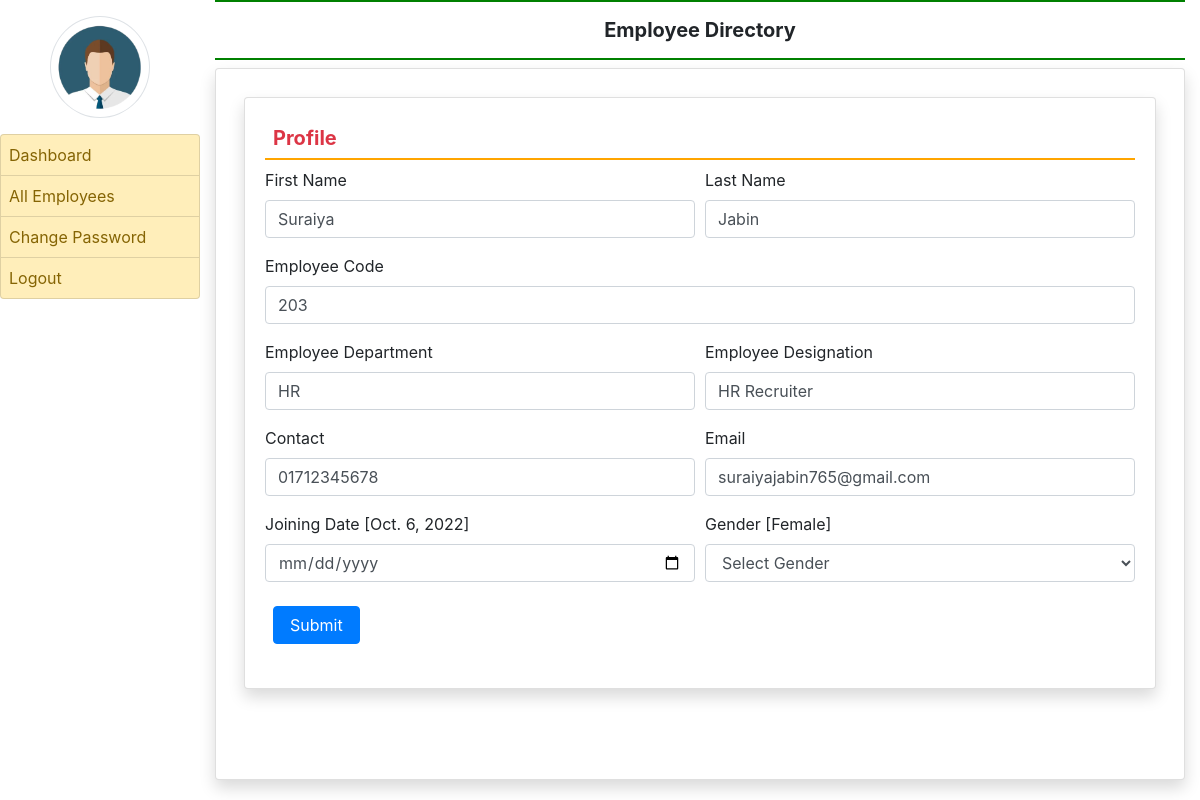
The app's page /edit_profile/1 (signed in) with its own data.
### employee/models.py (models this page shows, shortened)
class EmployeeDetail(models.Model):
    user = models.ForeignKey(User,on_delete=models.CASCADE)
    empcode = models.CharField(max_length=50)
    empdept = models.CharField(max_length=100,null=True)
    designation = models.CharField(max_length=100,null=True)
    contact = models.CharField(max_length=50,null=True)
    gender = models.CharField(max_length=50,null=True)
    joiningdate = models.DateField(null=True)

### employee/views.py (the view, shortened to what this page needs)
# urls.py: path('edit_profile/<int:pid>',edit_profile,name='edit_profile'),
def edit_profile(request, pid):
    if not request.user.is_authenticated:
        return redirect('emp_login')
    error = ""
    user = User.objects.get(id = pid)
    employee = EmployeeDetail.objects.get(user = user)
    return render(request,'edit_profile.html',locals())

### employee/templates/edit_profile.html (shortened to what this page needs)
{% extends 'admin_base.html' %}
{% block main %}
<div class="card shadow m-2">
    <div class="card-body">
        <h5 class="p-2 text-danger" style="border-bottom:2px solid orange"><b>Profile</b></h5>
        <div vlass="Container-fluid">
            <form method="post" name="signup" onsubmit="return checkpassword()">
                <div class="form-row">
                    <div class="col-sm-6">
                        <div class="form-group">
                            <label>First Name</label>
                            <input type="text" name="firstname" class="form-control" placeholder="Enter First Name" pattern="[A-Za-z]+" value = "{{employee.user.first_name}}">
                        </div>
                    </div>
                    <div class="col-sm-6">
                        <div class="form-group">
                            <label>Last Name</label>
                            <input type="text" name="lastname" class="form-control" placeholder="Enter Last Name" pattern="[A-Za-z]+" value = "{{employee.user.last_name}}" >
                        </div>
                    </div>
                    <div class="col-sm-12">
                        <div class="form-group">
                            <label>Employee Code</label>
                            <input type="text" name="empcode" class="form-control" placeholder="Enter Your Employee Code" pattern="[0-9]+" value = "{{employee.empcode}}" >
                        </div>
                    </div>
                    <div class="col-sm-6">
                        <div class="form-group">
                            <label>Employee Department</label>
                            <input type="text" name="department" class="form-control" placeholder="Department" value = "{{employee.empdept}}">
                        </div>
                    </div>
                    <div class="col-sm-6">
                        <div class="form-group">
                            <label>Employee Designation</label>
                            <input type="text" name="designation" class="form-control" placeholder="Designation" value = "{{employee.designation}}">
                        </div>
                    </div>
                    <div class="col-sm-6">
                        <div class="form-group">
                            <label>Contact</label>
                            <input type="text" name="contact" class="form-control" placeholder="Contact Number" value = "{{employee.contact}}">
                        </div>
                    </div>
                    <div class="col-sm-6">
                        <div class="form-group">
                            <label>Email</label>
                            <input type="email" name="emailid" class="form-control" placeholder="Email ID" value = "{{employee.user.username}}">
                        </div>
                    </div>
                    <div class="col-sm-6">
                        <div class="form-group">
                            <label>Joining Date [{{employee.joiningdate}}]</label>
                            <input type="date" name="jdate" class="form-control">
                        </div>
                    </div>
                    <div class="col-sm-6">
                        <div class="form-group">
                            <label>Gender [{{employee.gender}}] </label>
                            <select name="gender" class="form-control">
                                <option value="None"> Select Gender </option>
                            </select>
                        </div>
                    </div>
                </div>
                <input type="submit" value="Submit" class="m-2 px-3 btn btn-primary">
            </form>
        </div>
    </div>
</div>
{% endblock %}

### records on screen
EmployeeDetail: firstname "Suraiya", lastname "Jabin", empcode "203", department "HR", designation "HR Recruiter", contact "01712345678", emailid "suraiyajabin765@gmail.com", joiningdate "Oct. 6, 2022", gender "Female"
